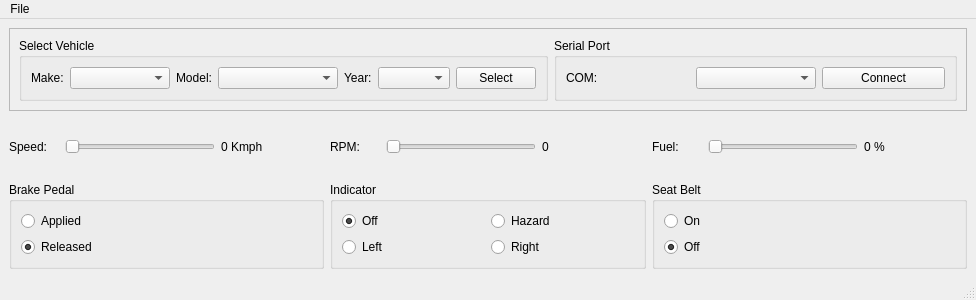
<?xml version="1.0" encoding="UTF-8"?>
<ui version="4.0">
 <class>MainWindow</class>
 <widget class="QMainWindow" name="MainWindow">
  <property name="geometry">
   <rect>
    <x>0</x>
    <y>0</y>
    <width>976</width>
    <height>300</height>
   </rect>
  </property>
  <property name="sizePolicy">
   <sizepolicy hsizetype="Fixed" vsizetype="Fixed">
    <horstretch>0</horstretch>
    <verstretch>0</verstretch>
   </sizepolicy>
  </property>
  <property name="minimumSize">
   <size>
    <width>976</width>
    <height>300</height>
   </size>
  </property>
  <property name="maximumSize">
   <size>
    <width>976</width>
    <height>300</height>
   </size>
  </property>
  <property name="windowTitle">
   <string>CAN Simulator</string>
  </property>
  <property name="autoFillBackground">
   <bool>false</bool>
  </property>
  <widget class="QWidget" name="centralwidget">
   <layout class="QGridLayout" name="gridLayout_2">
    <item row="2" column="1">
     <widget class="QGroupBox" name="groupBox_4">
      <property name="title">
       <string>Indicator</string>
      </property>
      <layout class="QGridLayout" name="gridLayout">
       <item row="0" column="0">
        <widget class="QRadioButton" name="radioButton_IND_OFF">
         <property name="text">
          <string>Off</string>
         </property>
         <property name="checked">
          <bool>true</bool>
         </property>
        </widget>
       </item>
       <item row="0" column="1">
        <widget class="QRadioButton" name="radioButton_IND_H">
         <property name="text">
          <string>Hazard</string>
         </property>
        </widget>
       </item>
       <item row="1" column="0">
        <widget class="QRadioButton" name="radioButton_IND_L">
         <property name="text">
          <string>Left</string>
         </property>
        </widget>
       </item>
       <item row="1" column="1">
        <widget class="QRadioButton" name="radioButton_IND_R">
         <property name="text">
          <string>Right</string>
         </property>
        </widget>
       </item>
      </layout>
     </widget>
    </item>
    <item row="1" column="0">
     <layout class="QHBoxLayout" name="horizontalLayout_VehicleSpeed">
      <item>
       <widget class="QLabel" name="label_5">
        <property name="sizePolicy">
         <sizepolicy hsizetype="Fixed" vsizetype="Preferred">
          <horstretch>0</horstretch>
          <verstretch>0</verstretch>
         </sizepolicy>
        </property>
        <property name="minimumSize">
         <size>
          <width>50</width>
          <height>0</height>
         </size>
        </property>
        <property name="maximumSize">
         <size>
          <width>50</width>
          <height>16777215</height>
         </size>
        </property>
        <property name="text">
         <string>Speed:</string>
        </property>
        <property name="buddy">
         <cstring>horizontalSlider_Speed</cstring>
        </property>
       </widget>
      </item>
      <item>
       <widget class="QSlider" name="horizontalSlider_Speed">
        <property name="sizePolicy">
         <sizepolicy hsizetype="Fixed" vsizetype="Fixed">
          <horstretch>0</horstretch>
          <verstretch>0</verstretch>
         </sizepolicy>
        </property>
        <property name="minimumSize">
         <size>
          <width>150</width>
          <height>0</height>
         </size>
        </property>
        <property name="maximumSize">
         <size>
          <width>150</width>
          <height>16777215</height>
         </size>
        </property>
        <property name="maximum">
         <number>100</number>
        </property>
        <property name="orientation">
         <enum>Qt::Horizontal</enum>
        </property>
       </widget>
      </item>
      <item>
       <widget class="QLabel" name="label_Speed">
        <property name="text">
         <string>0 Kmph</string>
        </property>
       </widget>
      </item>
     </layout>
    </item>
    <item row="1" column="2">
     <layout class="QHBoxLayout" name="horizontalLayout_EngineSpeed_2">
      <item>
       <widget class="QLabel" name="label_7">
        <property name="sizePolicy">
         <sizepolicy hsizetype="Fixed" vsizetype="Preferred">
          <horstretch>0</horstretch>
          <verstretch>0</verstretch>
         </sizepolicy>
        </property>
        <property name="minimumSize">
         <size>
          <width>50</width>
          <height>0</height>
         </size>
        </property>
        <property name="maximumSize">
         <size>
          <width>50</width>
          <height>16777215</height>
         </size>
        </property>
        <property name="text">
         <string>Fuel:</string>
        </property>
        <property name="buddy">
         <cstring>horizontalSlider_FuelLevel</cstring>
        </property>
       </widget>
      </item>
      <item>
       <widget class="QSlider" name="horizontalSlider_FuelLevel">
        <property name="sizePolicy">
         <sizepolicy hsizetype="Fixed" vsizetype="Fixed">
          <horstretch>0</horstretch>
          <verstretch>0</verstretch>
         </sizepolicy>
        </property>
        <property name="minimumSize">
         <size>
          <width>150</width>
          <height>0</height>
         </size>
        </property>
        <property name="maximumSize">
         <size>
          <width>150</width>
          <height>16777215</height>
         </size>
        </property>
        <property name="maximum">
         <number>100</number>
        </property>
        <property name="orientation">
         <enum>Qt::Horizontal</enum>
        </property>
       </widget>
      </item>
      <item>
       <widget class="QLabel" name="label_FuelLevel">
        <property name="text">
         <string>0 %</string>
        </property>
       </widget>
      </item>
     </layout>
    </item>
    <item row="1" column="1">
     <layout class="QHBoxLayout" name="horizontalLayout_EngineSpeed">
      <item>
       <widget class="QLabel" name="label_3">
        <property name="sizePolicy">
         <sizepolicy hsizetype="Fixed" vsizetype="Preferred">
          <horstretch>0</horstretch>
          <verstretch>0</verstretch>
         </sizepolicy>
        </property>
        <property name="minimumSize">
         <size>
          <width>50</width>
          <height>0</height>
         </size>
        </property>
        <property name="maximumSize">
         <size>
          <width>50</width>
          <height>16777215</height>
         </size>
        </property>
        <property name="text">
         <string>RPM:</string>
        </property>
        <property name="buddy">
         <cstring>horizontalSlider_RPM</cstring>
        </property>
       </widget>
      </item>
      <item>
       <widget class="QSlider" name="horizontalSlider_RPM">
        <property name="sizePolicy">
         <sizepolicy hsizetype="Fixed" vsizetype="Fixed">
          <horstretch>0</horstretch>
          <verstretch>0</verstretch>
         </sizepolicy>
        </property>
        <property name="minimumSize">
         <size>
          <width>150</width>
          <height>0</height>
         </size>
        </property>
        <property name="maximumSize">
         <size>
          <width>150</width>
          <height>16777215</height>
         </size>
        </property>
        <property name="maximum">
         <number>10000</number>
        </property>
        <property name="orientation">
         <enum>Qt::Horizontal</enum>
        </property>
       </widget>
      </item>
      <item>
       <widget class="QLabel" name="label_RPM">
        <property name="text">
         <string>0</string>
        </property>
       </widget>
      </item>
     </layout>
    </item>
    <item row="2" column="0">
     <widget class="QGroupBox" name="groupBox_3">
      <property name="title">
       <string>Brake Pedal</string>
      </property>
      <layout class="QVBoxLayout" name="verticalLayout">
       <item>
        <widget class="QRadioButton" name="radioButton_BP_Applied">
         <property name="text">
          <string>Applied</string>
         </property>
        </widget>
       </item>
       <item>
        <widget class="QRadioButton" name="radioButton_BP_Released">
         <property name="text">
          <string>Released</string>
         </property>
         <property name="checked">
          <bool>true</bool>
         </property>
        </widget>
       </item>
      </layout>
     </widget>
    </item>
    <item row="0" column="0" colspan="3">
     <widget class="QFrame" name="frame">
      <property name="frameShape">
       <enum>QFrame::StyledPanel</enum>
      </property>
      <property name="frameShadow">
       <enum>QFrame::Raised</enum>
      </property>
      <layout class="QHBoxLayout" name="horizontalLayout_3">
       <item>
        <widget class="QGroupBox" name="groupBox">
         <property name="title">
          <string>Select Vehicle</string>
         </property>
         <layout class="QHBoxLayout" name="horizontalLayout">
          <item>
           <widget class="QLabel" name="lblsv_make">
            <property name="text">
             <string>Make:</string>
            </property>
            <property name="buddy">
             <cstring>cb_sv_make</cstring>
            </property>
           </widget>
          </item>
          <item>
           <widget class="QComboBox" name="cb_sv_make">
            <property name="sizePolicy">
             <sizepolicy hsizetype="Fixed" vsizetype="Fixed">
              <horstretch>0</horstretch>
              <verstretch>0</verstretch>
             </sizepolicy>
            </property>
            <property name="minimumSize">
             <size>
              <width>100</width>
              <height>0</height>
             </size>
            </property>
            <property name="maximumSize">
             <size>
              <width>100</width>
              <height>16777215</height>
             </size>
            </property>
           </widget>
          </item>
          <item>
           <widget class="QLabel" name="lblsv_model">
            <property name="text">
             <string>Model:</string>
            </property>
            <property name="buddy">
             <cstring>cb_sv_model</cstring>
            </property>
           </widget>
          </item>
          <item>
           <widget class="QComboBox" name="cb_sv_model">
            <property name="minimumSize">
             <size>
              <width>120</width>
              <height>0</height>
             </size>
            </property>
            <property name="maximumSize">
             <size>
              <width>120</width>
              <height>16777215</height>
             </size>
            </property>
           </widget>
          </item>
          <item>
           <widget class="QLabel" name="lblsv_year">
            <property name="text">
             <string>Year:</string>
            </property>
            <property name="buddy">
             <cstring>cb_sv_year</cstring>
            </property>
           </widget>
          </item>
          <item>
           <widget class="QComboBox" name="cb_sv_year"/>
          </item>
          <item>
           <widget class="QPushButton" name="pushButtonSelectVehicle">
            <property name="text">
             <string>Select</string>
            </property>
           </widget>
          </item>
         </layout>
        </widget>
       </item>
       <item>
        <widget class="QGroupBox" name="groupBox_2">
         <property name="title">
          <string>Serial Port</string>
         </property>
         <layout class="QHBoxLayout" name="horizontalLayout_2">
          <item>
           <widget class="QLabel" name="lblsp_name">
            <property name="text">
             <string>COM:</string>
            </property>
            <property name="buddy">
             <cstring>cb_sp_coms</cstring>
            </property>
           </widget>
          </item>
          <item>
           <widget class="QComboBox" name="cb_sp_coms">
            <property name="minimumSize">
             <size>
              <width>120</width>
              <height>0</height>
             </size>
            </property>
            <property name="maximumSize">
             <size>
              <width>120</width>
              <height>16777215</height>
             </size>
            </property>
           </widget>
          </item>
          <item>
           <widget class="QPushButton" name="pushButtonSerialPortConn">
            <property name="text">
             <string>Connect</string>
            </property>
           </widget>
          </item>
         </layout>
        </widget>
       </item>
      </layout>
     </widget>
    </item>
    <item row="2" column="2">
     <widget class="QGroupBox" name="groupBox_5">
      <property name="title">
       <string>Seat Belt</string>
      </property>
      <layout class="QVBoxLayout" name="verticalLayout_2">
       <item>
        <widget class="QRadioButton" name="radioButton_SB_On">
         <property name="text">
          <string>On</string>
         </property>
        </widget>
       </item>
       <item>
        <widget class="QRadioButton" name="radioButton_SB_Off">
         <property name="text">
          <string>Off</string>
         </property>
         <property name="checked">
          <bool>true</bool>
         </property>
        </widget>
       </item>
      </layout>
     </widget>
    </item>
   </layout>
  </widget>
  <widget class="QMenuBar" name="menubar">
   <property name="geometry">
    <rect>
     <x>0</x>
     <y>0</y>
     <width>976</width>
     <height>22</height>
    </rect>
   </property>
   <widget class="QMenu" name="menumenu">
    <property name="title">
     <string>File</string>
    </property>
    <addaction name="actionNew"/>
    <addaction name="actionModify"/>
    <addaction name="actionExit"/>
   </widget>
   <addaction name="menumenu"/>
  </widget>
  <widget class="QStatusBar" name="statusbar"/>
  <action name="actionNew">
   <property name="text">
    <string>New</string>
   </property>
  </action>
  <action name="actionExit">
   <property name="text">
    <string>Exit</string>
   </property>
  </action>
  <action name="actionModify">
   <property name="text">
    <string>Modify</string>
   </property>
  </action>
 </widget>
 <tabstops>
  <tabstop>cb_sv_make</tabstop>
  <tabstop>cb_sv_model</tabstop>
  <tabstop>cb_sv_year</tabstop>
  <tabstop>pushButtonSelectVehicle</tabstop>
  <tabstop>cb_sp_coms</tabstop>
  <tabstop>pushButtonSerialPortConn</tabstop>
  <tabstop>horizontalSlider_Speed</tabstop>
  <tabstop>horizontalSlider_RPM</tabstop>
  <tabstop>horizontalSlider_FuelLevel</tabstop>
  <tabstop>radioButton_BP_Applied</tabstop>
  <tabstop>radioButton_BP_Released</tabstop>
  <tabstop>radioButton_IND_OFF</tabstop>
  <tabstop>radioButton_IND_L</tabstop>
  <tabstop>radioButton_IND_H</tabstop>
  <tabstop>radioButton_IND_R</tabstop>
  <tabstop>radioButton_SB_On</tabstop>
  <tabstop>radioButton_SB_Off</tabstop>
 </tabstops>
 <resources/>
 <connections/>
</ui>
